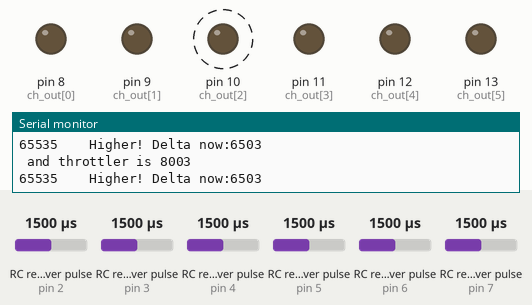
Recording of a sketch running on a simulated Arduino Mega 2560, built with avr-gcc and run on an emulated ATmega2560. Shown: output pins drawn as LEDs (lit = HIGH), the last lines printed to the serial monitor. Wiring (inferred from the names in the program): 6 × RC receiver channel: data pin 2 / data pin 3 / data pin 4 / data pin 5 / data pin 6 / data pin 7. Dashed ring = blinking. Inputs (shaded band) come from the test bench; at power-on: RC receiver pulse (sensors on pin 7, pin 2, pin 3, pin 4, pin 5, pin 6) 1500 µs.

Above: at 1.2 s.
1.3 s: RC receiver pulse (sensor on pin 7) set to 1250 µs
At 2.5 s:
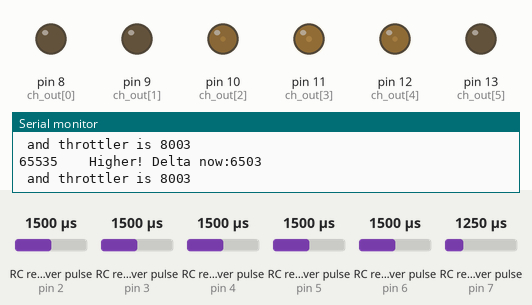
2.9 s: RC receiver pulse (sensor on pin 7) set to 1500 µs
At 3.5 s:
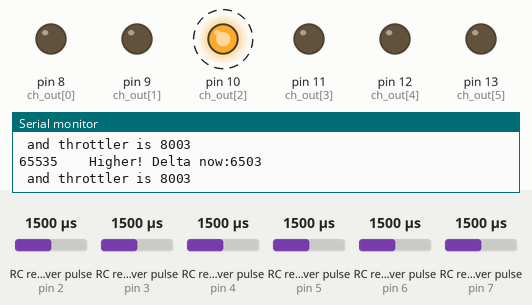
5.9 s: RC receiver pulse (sensor on pin 7) set to 1000 µs
At 7.4 s:
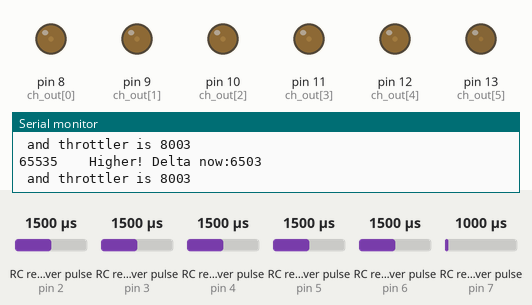
7.7 s: RC receiver pulse (sensor on pin 2) set to 1526 µs
At 8.1 s:
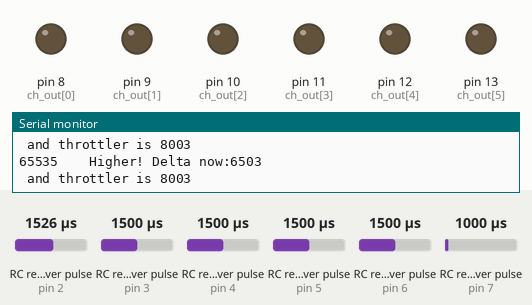
9.2 s: RC receiver pulse (sensor on pin 3) set to 1478 µs
At 10.3 s:
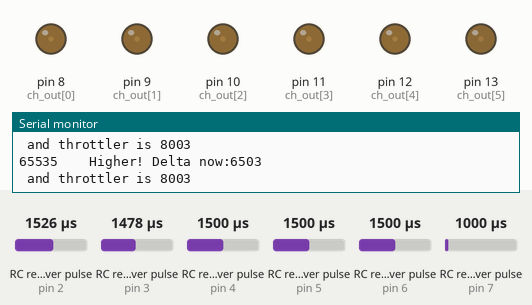
10.8 s: RC receiver pulse (sensor on pin 4) set to 1523 µs
At 11.3 s:
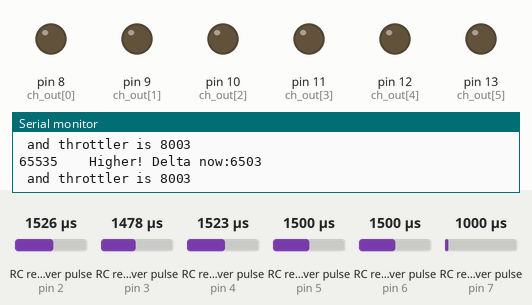
Timing chart, 0 to 13.4 s (numbered marks = the images above; inputs shaded):
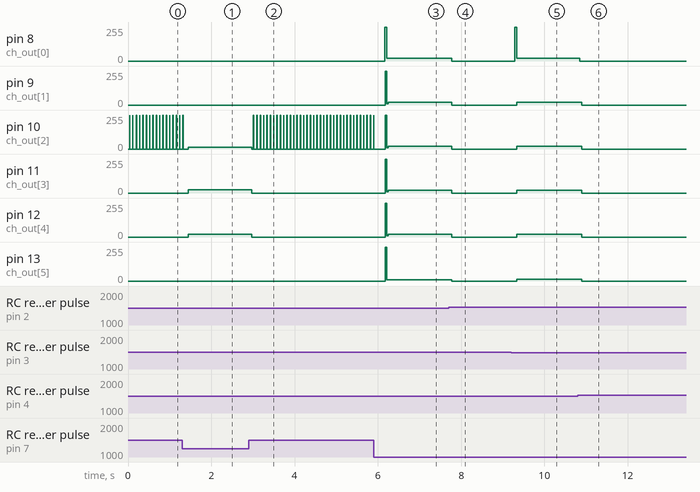

The sketch:

mega_mozg.ino
```cpp
#include "pulse.h"
#include "navigator.h"
#include "config.h"
int ch_in [SIZE] = {2, 3,  4,  5,  6,  7};
int ch_out[SIZE] = {8, 9, 10, 11, 12, 13};
int ch_data[SIZE];

ulong val;

ulong pulseRead(int, int);
void pulseWrite(int, int);


void setup(){
  Serial.begin(9600);
  Serial3.begin(9600);

  for (int i = 0; i < SIZE; i++){
    pinMode(ch_in[i], INPUT);
    pinMode(ch_out[i], OUTPUT);
  }
}

void loop(){
    cli();
    for (int i = 0; i < SIZE; i++){
      ch_data[i] = pulseIn(ch_in[i], HIGH);
    }
    sei();
    if (inHalfAutoMode(ch_data)){
      modifyAltitude(ch_data);
    } else     if (isArming(ch_data)){
      doArm(ch_data);
    } else if (isDisarming(ch_data)){
      doDisarm(ch_data);
    } else {

    }
    for (int i = 0; i < SIZE; i++){
      pulseWrite(ch_out[i], ch_data[i]);
    }
}
```

navigator.cpp
```cpp
#include "config.h"
#include "pulse.h"

ulong time = 0;
ulong alt = 0;
int altDelta = 0;
int high, low, a;


void doArm(int* data){
  *(data + ROLL_ITEM) = 0;
  *(data + PITCH_ITEM) = 0;
  *(data + THROTTLE_ITEM) = MIN_SIGNAL;
  *(data + YAW_ITEM) = MAX_SIGNAL;
  *(data + MODE_SWITCH_ITEM) = 0;
}

void doDisarm(int* data){
  *(data + ROLL_ITEM) = 0;
  *(data + PITCH_ITEM) = 0;
  *(data + THROTTLE_ITEM) = MIN_SIGNAL;
  *(data + YAW_ITEM) = MIN_SIGNAL;
  *(data + MODE_SWITCH_ITEM) = 0;
}

boolean isArming(int* data){
  return (*(data + MODE_SWITCH_ITEM) > MANUAL_THRESHOLD) && (*(data + MODE_SWITCH_ITEM) < ARMING_THRESHOLD);
}

boolean inHalfAutoMode(int* data){
  return (*(data + MODE_SWITCH_ITEM) > ARMING_THRESHOLD) && (*(data + MODE_SWITCH_ITEM) < HALF_AUTO_MODE_THRESHOLD);
}

boolean isDisarming(int* data){
  return (*(data + MODE_SWITCH_ITEM) > HALF_AUTO_MODE_THRESHOLD);
}

uint getCurrentAltitude(){
  Serial3.flush();
  Serial3.write(0X55);
  delayMicroseconds(50);
  if(Serial3.available() >= 2)
  {
      high = Serial3.read();
      low  = Serial3.read();
      a  = high * 256 + low;
      if((a > 1) && (a < 10000)){
         return a;
      }
  }
  return -1;
}

void modifyAltitude(int* data){
  alt = getCurrentAltitude();

/*  if ((alt < TARGET_ALT_MM) && (NEUTRAL_SIGNAL + altDelta <= MAX_SIGNAL)){
#ifndef RELEASE
    Serial.print(alt, DEC);
    Serial.print("    Higher! Delta now:");
    Serial.print(altDelta, DEC);
    Serial.print(" and throttler is ");
    Serial.println(NEUTRAL_SIGNAL + altDelta, DEC);
#endif
    altDelta += 10;
  } else if ((alt > TARGET_ALT_MM) && (NEUTRAL_SIGNAL + altDelta >= MIN_SIGNAL)) {
    Serial.print(alt, DEC);
    Serial.print("    Lower! Delta now:");
    Serial.println(altDelta, DEC);
    Serial.print(" and throttler is ");
    Serial.println(NEUTRAL_SIGNAL + altDelta, DEC);
    altDelta -= 3;
  }*/
    altDelta = (alt - TARGET_ALT_MM) / 10;
#ifndef RELEASE
    Serial.print(alt, DEC);
    if (altDelta > 0){
      Serial.print("    Higher! Delta now:");
    } else {
      Serial.print("    Lower! Delta now:");
    }
    Serial.println(altDelta, DEC);
    Serial.print(" and throttler is ");
    Serial.println(NEUTRAL_SIGNAL + altDelta, DEC);
#endif

  *(data + THROTTLE_ITEM) = NEUTRAL_SIGNAL + altDelta;
}
```

navigator.h
```cpp
#ifndef NAVIGATOR_H
#define NAVIGATOR_H
#include "config.h"

void doArm(int* data);

void doDisarm(int* data);

boolean isArming(int* data);

boolean isDisarming(int* data);

boolean inHalfAutoMode(int* data);

void modifyAltitude(int* data);

#endif NAVIGATOR_H
```

pulse.cpp
```cpp
#include <avr/io.h>
#include <util/delay.h>

#include "config.h"
#include "pulse.h"

void pulseWrite(int pinNumber, int const pulseWidth) {
  if (pulseWidth > 0) {
    ulong wait_ms = pulseWidth - 20;
    digitalWrite(pinNumber, HIGH);
    delayMicroseconds(wait_ms);
    digitalWrite(pinNumber, LOW);
  }
}
```

pulse.h
```cpp
#ifndef PULSE_H
#define PULSE_H

#include "config.h"

ulong pulseRead(int pin, int timeout);
void pulseWrite(int pinNumber, int pulseWidth);

#endif
```

config.h
```cpp
#ifndef CONFIG_H
#define CONFIG_H

#include <Arduino.h>

#define SIZE 6
#define TIME_OUT 40000

#define ALT_ECHO_PIN 15
#define ALT_TRIG_PIN 14

#define TARGET_ALT_MM 500

#define NEUTRAL_SIGNAL 1500
#define MIN_SIGNAL 1010
#define MAX_SIGNAL 1990

#define ROLL_ITEM 0
#define PITCH_ITEM 1
#define THROTTLE_ITEM 2
#define YAW_ITEM 3
#define MODE_SWITCH_ITEM 5

#define MANUAL_THRESHOLD 1170
#define ARMING_THRESHOLD 1500
#define HALF_AUTO_MODE_THRESHOLD 1800


typedef unsigned long ulong;
typedef unsigned int uint;


#endif
```

Measured:
- after the input at 1.3 s, pin 11 (ch_out[3]): 0/255 → 26/255 after 0.15 s; pin 12 (ch_out[4]): 0/255 → 21/255 after 0.15 s
- after the input at 2.9 s, pin 10 (ch_out[2]): alternates 255/255 for 0.01 s and 0/255 for 0.07 s, starting after 0.07 s; pin 11 (ch_out[3]): 26/255 → 0/255 after 0.07 s; pin 12 (ch_out[4]): 21/255 → 0/255 after 0.07 s
- after the input at 5.9 s, pin 8 (ch_out[0]), pin 9 (ch_out[1]): 0/255 → 19/255 after 0.27 s; pin 11 (ch_out[3]), pin 12 (ch_out[4]): 0/255 → 19/255 after 0.28 s; pin 13 (ch_out[5]): 0/255 → 8/255 after 0.28 s
- after the input at 7.7 s, pin 8 (ch_out[0]), pin 9 (ch_out[1]): 19/255 → 0/255 after 0.07 s; pin 10 (ch_out[2]), pin 11 (ch_out[3]), pin 12 (ch_out[4]): 19/255 → 0/255 after 0.08 s; pin 13 (ch_out[5]): 8/255 → 0/255 after 0.08 s
- after the input at 9.2 s, pin 8 (ch_out[0]): 0/255 → 19/255 after 0.09 s; pin 9 (ch_out[1]): 0/255 → 19/255 after 0.13 s; pin 10 (ch_out[2]), pin 11 (ch_out[3]): 0/255 → 20/255 after 0.13 s; pin 12 (ch_out[4]): 0/255 → 21/255 after 0.13 s; pin 13 (ch_out[5]): 0/255 → 15/255 after 0.13 s
- after the input at 10.8 s, pin 8 (ch_out[0]): 19/255 → 0/255 after 0.05 s; pin 9 (ch_out[1]): 19/255 → 0/255 after 0.09 s; pin 10 (ch_out[2]), pin 11 (ch_out[3]): 20/255 → 0/255 after 0.09 s; pin 12 (ch_out[4]): 21/255 → 0/255 after 0.09 s; pin 13 (ch_out[5]): 15/255 → 0/255 after 0.09 s
